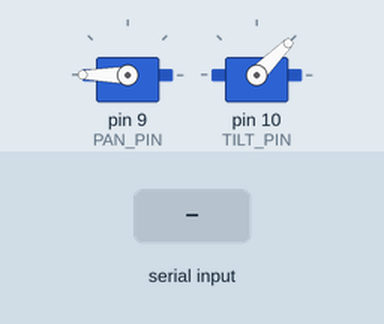
Simulated run of this sketch. Board: Arduino Uno, built with avr-gcc and run on an emulated ATmega328P. Parts: 2 × servo. Inputs (shaded band) come from the test bench.

Above: at 2.2 s.
2.3 s: "90,45\n" received over Serial
At 2.8 s:
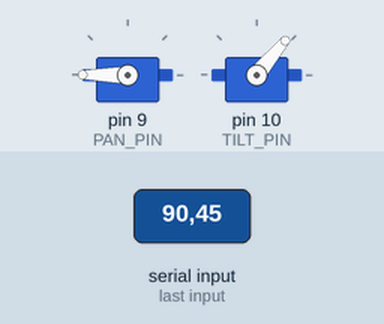
3.8 s: "30,150\n" received over Serial
At 4.1 s:
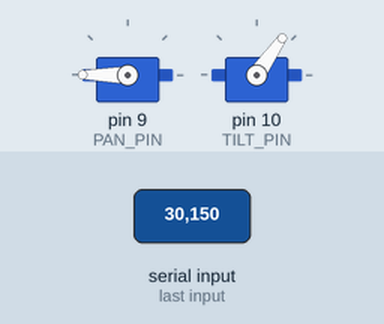
5.3 s: "1,90\n" received over Serial
At 6.3 s:
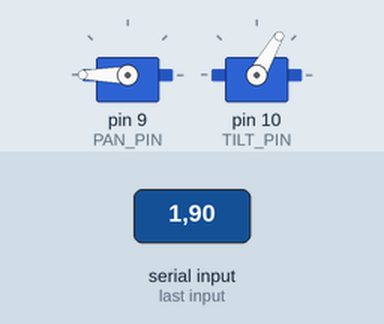
Timing chart, 0 to 8.3 s (numbered marks = the images above; inputs shaded):
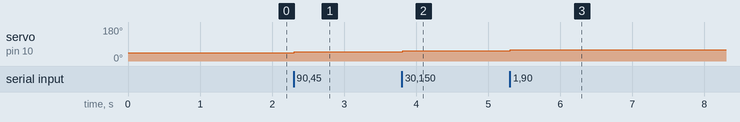

The sketch:

MBS3523-A1CQ2_TamYiuFung.ino
```cpp
#include <Servo.h>

Servo panServo;
Servo tiltServo;

const int PAN_PIN = 9;
const int TILT_PIN = 10;

int currentPanPos = 180;  // Updated initial position
int currentTiltPos = 45;   // Updated initial position

// Increased speed for tilt
const int MAX_SPEED_PAN = 3;
const int MAX_SPEED_TILT = 5;

void setup() {
  Serial.begin(9600);  // Match Python baudrate

  panServo.attach(PAN_PIN);
  tiltServo.attach(TILT_PIN);

  // Set initial positions
  panServo.write(currentPanPos);
  tiltServo.write(currentTiltPos);

  delay(1000);
}

void moveServo(Servo &servo, int &currentPos, int change, bool isTilt) {
  int maxSpeed = isTilt ? MAX_SPEED_TILT : MAX_SPEED_PAN;

  // Limit the speed of movement
  change = constrain(change, -maxSpeed, maxSpeed);

  // Calculate new position
  int newPos = currentPos + change;

  // Constrain to valid range
  if (isTilt) {
    newPos = constrain(newPos, 0, 180);  // Tilt range: 0 to 180
  } else {
    newPos = constrain(newPos, 0, 180);  // Pan range: 0 to 180
  }

  // Update position and move servo
  if (newPos != currentPos) {
    currentPos = newPos;
    servo.write(currentPos);
  }
}

void loop() {
  if (Serial.available() > 0) {
    String command = Serial.readStringUntil('\n');
    int commaIndex = command.indexOf(',');

    if (commaIndex != -1) {
      int panChange = command.substring(0, commaIndex).toInt();
      int tiltChange = command.substring(commaIndex + 1).toInt();

      moveServo(panServo, currentPanPos, panChange, false);
      moveServo(tiltServo, currentTiltPos, tiltChange, true);
    }
  }

  delay(10);
}
```

Measured:
- after the input at 2.3 s, servo on pin 10 (TILT_PIN): 45° → 50° at once
- after the input at 3.8 s, servo on pin 10 (TILT_PIN): 50° → 55° at once
- after the input at 5.3 s, servo on pin 10 (TILT_PIN): 55° → 60° at once
